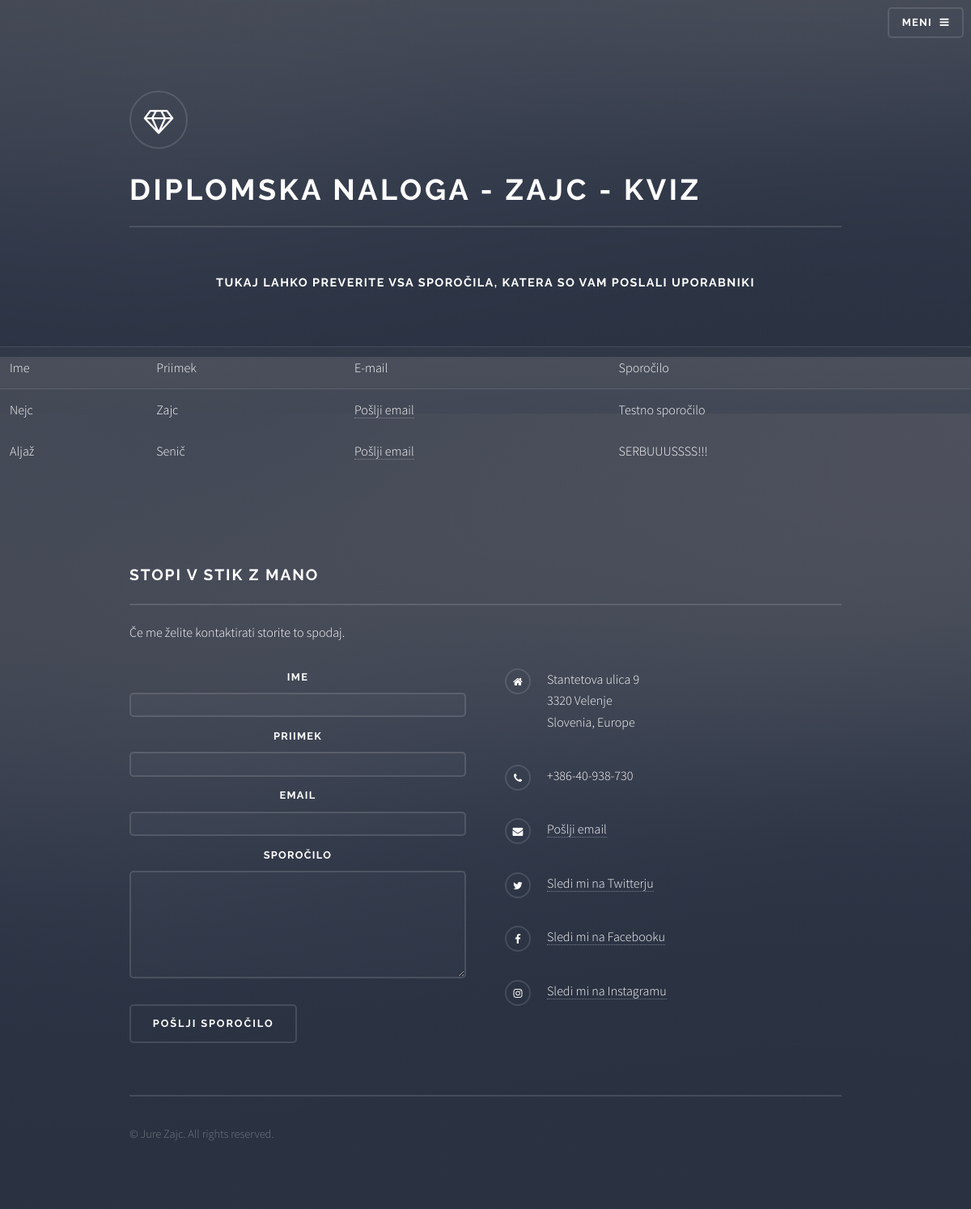
Screenshot of /check_messages.php (signed in) with the database file from the repository.
### tables this page shows
CREATE TABLE `users` (
  `ID_users` int(11) NOT NULL,
  `Name` varchar(255) DEFAULT NULL,
  `Surname` varchar(255) DEFAULT NULL,
  `Username` varchar(255) DEFAULT NULL,
  `Pass` varchar(255) NOT NULL,
  `email` varchar(255) NOT NULL,
  `Admin` int(11) DEFAULT NULL,
  `text` text
);

### check_messages.php (the view, shortened to what this page needs)
<?php
    include_once './header.php';
    include_once './database.php';
    $user_id = $_SESSION['user_id'];
    $queryAdmin = "SELECT * FROM users WHERE ID_users = $user_id";
    $resultAdmin = mysqli_query($link, $queryAdmin);
    $resultAdmin2 = mysqli_fetch_array($resultAdmin);
    if ($resultAdmin2['Admin'] == NULL){
        echo '<h1 style=text-align:center;> Nimaš zadostnih pravic za ogled te strani!</h1>';
        echo '<div style="text-align: center">';
        echo "<a style=text-align:center; href=\"javascript:history.go(-1)\">POJDI NAZAJ</a>";
        echo '</div>';
    }
 else {
?>
<h3 style="text-align: center">Tukaj lahko preverite vsa sporočila, katera so vam poslali uporabniki</h3>
<br>
<br>
<table>
    <tr>
        <td>Ime</td>
        <td>Priimek</td>
        <td>E-mail</td>
        <td>Sporočilo</td>
    </tr>
    <?php
    $query = sprintf("SELECT * FROM users");
        $result = mysqli_query($link, $query);
        while($result2 = mysqli_fetch_array($result) ){
            if ($result2['text']!= NULL){
                echo '<tr>';
                echo '<td>'.$result2['Name'].'</td>';
                echo '<td>'.$result2['Surname'].'</td>';
                echo '<td>';
                echo '<a href="mailto:'.$result2['email'].'")" >Pošlji email</a> ';
                echo '</td>';
                echo '<td>'.$result2['text'].'</td>';
                echo '</tr>';
            }
        }
    ?>
</table>
<?php
 }
        include_once './footer.php';
?>

### assets/css/main.css (style rules this page uses)
html, body, div, span, applet, object, iframe, h1, h2, h3, h4, h5, h6, p, blockquote, pre, a, abbr, acronym, address, big, cite, code, del, dfn, em, img, ins, kbd, q, s, samp, small, strike, strong, sub, sup, tt, var, b, u, i, center, dl, dt, dd, ol, ul, li, fieldset, form, label, legend, table, caption, tbody, tfoot, thead, tr, th, td, article, aside, canvas, details, embed, figure, figcaption, footer, header, hgroup, menu, nav, output, ruby, section, summary, time, mark, audio, video { margin: 0; padding: 0; border: 0; font-size: 100%; font: inherit; vertical-align: baseline; }
body { line-height: 1; }
table { border-collapse: collapse; border-spacing: 0; }
body { -webkit-text-size-adjust: none; }
*, *:before, *:after { -moz-box-sizing: border-box; -webkit-box-sizing: border-box; box-sizing: border-box; }
body { -ms-overflow-style: scrollbar; }
body { background-color: #2e3141; background-image: linear-gradient(to top, rgba(46, 49, 65, 0.8), rgba(46, 49, 65, 0.8)), url("../../images/bg.jpg"); background-size: auto, cover; background-attachment: fixed, fixed; background-position: center, center; }
body, input, select, textarea { color: #ffffff; font-family: "Source Sans Pro", Helvetica, sans-serif; font-size: 16.5pt; font-weight: 300; line-height: 1.65; }
@media screen and (max-width: 1680px) { body, input, select, textarea { font-size: 13pt; } }
@media screen and (max-width: 1280px) { body, input, select, textarea { font-size: 12pt; } }
a { -moz-transition: color 0.2s ease-in-out, border-bottom-color 0.2s ease-in-out; -webkit-transition: color 0.2s ease-in-out, border-bottom-color 0.2s ease-in-out; -ms-transition: color 0.2s ease-in-out, border-bottom-color 0.2s ease-in-out; transition: color 0.2s ease-in-out, border-bottom-color 0.2s ease-in-out; border-bottom: dotted 1px rgba(255, 255, 255, 0.35); color: #ffffff; text-decoration: none; }
h1, h2, h3, h4, h5, h6 { color: #ffffff; font-family: Raleway, Helvetica, sans-serif; font-weight: 700; letter-spacing: 0.1em; margin: 0 0 1em 0; text-transform: uppercase; }
h3 { font-size: 0.9em; }
table { margin: 0 0 2em 0; width: 100%; }
table tbody tr { border: solid 1px rgba(255, 255, 255, 0.125); border-left: 0; border-right: 0; }
table tbody tr:nth-child(2n + 1) { background-color: rgba(255, 255, 255, 0.025); }
table td { padding: 0.75em 0.75em; }

### rows the page displays
users: Name "Nejc", Surname "Zajc", text "Testno sporočilo"
users: Name "Aljaž", Surname "Senič", text "SERBUUUSSSS!!!"
